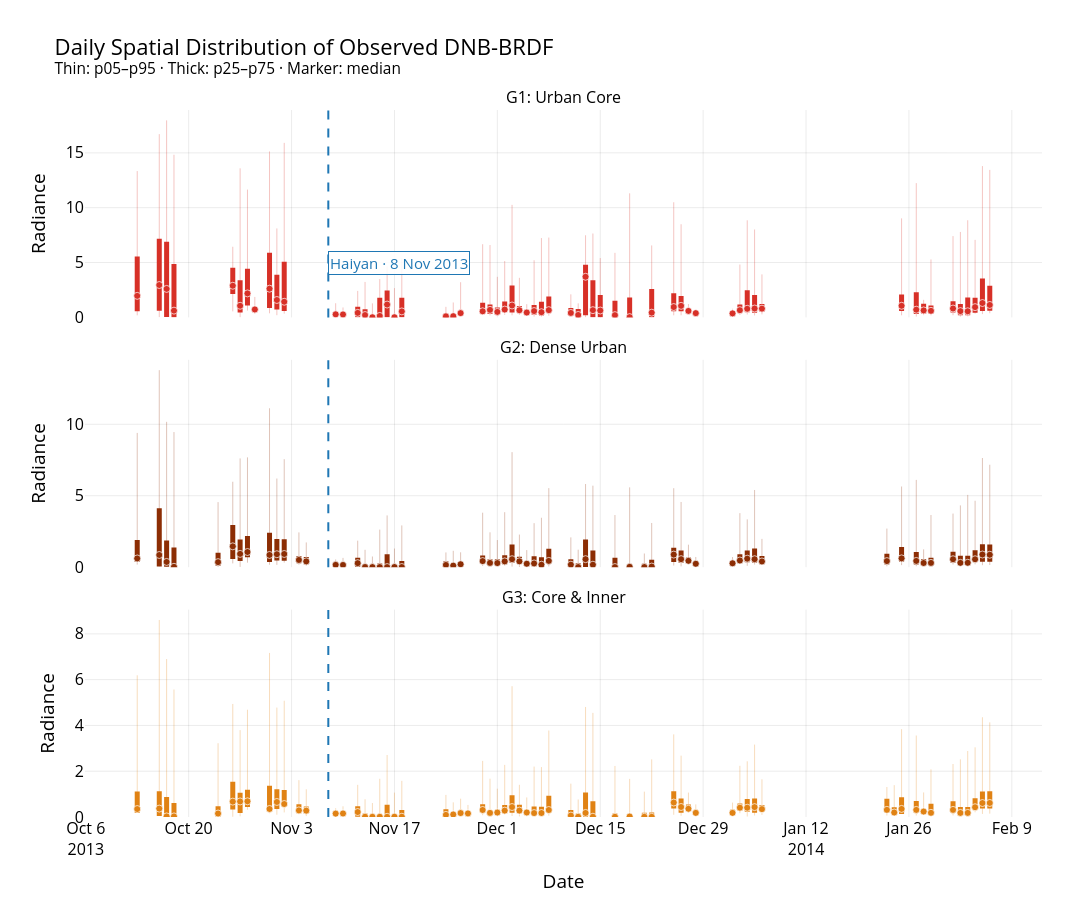

Write notebook code for a chart like this one.
### Code cell
DISTRIBUTION_START = (
    EVENT_DATE - pd.Timedelta(days=30)
)

DISTRIBUTION_END = (
    EVENT_DATE + pd.Timedelta(days=90)
)

fig_percentiles = make_subplots(
    rows=3,
    cols=1,
    shared_xaxes=True,
    vertical_spacing=0.06,
    subplot_titles=[
        (
            f"{GROUP_META[group]['code']}: "
            f"{GROUP_META[group]['label']}"
        )
        for group in GROUP_ORDER
    ],
)

for row, group in enumerate(
    GROUP_ORDER,
    start=1,
):
    meta = GROUP_META[group]

    gdf = event_groups[group][
        (
            event_groups[group]["date"]
            >= DISTRIBUTION_START
        )
        & (
            event_groups[group]["date"]
            <= DISTRIBUTION_END
        )
    ].dropna(subset=[
        "NTL_p05",
        "NTL_p25",
        "NTL_median",
        "NTL_p75",
        "NTL_p95",
    ]).copy()

    # p05–p95 whisker
    fig_percentiles.add_trace(
        go.Scatter(
            x=gdf["date"],
            y=gdf["NTL_median"],
            mode="markers",
            marker=dict(
                size=1,
                color="rgba(0,0,0,0)",
            ),
            error_y=dict(
                type="data",
                symmetric=False,
                array=(
                    gdf["NTL_p95"]
                    - gdf["NTL_median"]
                ).clip(lower=0),
                arrayminus=(
                    gdf["NTL_median"]
                    - gdf["NTL_p05"]
                ).clip(lower=0),
                color=hex_to_rgba(
                    meta["color"],
                    0.28,
                ),
                thickness=1,
                width=0,
            ),
            hoverinfo="skip",
            showlegend=False,
        ),
        row=row,
        col=1,
    )

    # p25–p75 with median marker
    fig_percentiles.add_trace(
        go.Scatter(
            x=gdf["date"],
            y=gdf["NTL_median"],
            mode="markers",
            marker=dict(
                size=7,
                color=meta["color"],
                line=dict(
                    color="white",
                    width=0.7,
                ),
            ),
            error_y=dict(
                type="data",
                symmetric=False,
                array=(
                    gdf["NTL_p75"]
                    - gdf["NTL_median"]
                ).clip(lower=0),
                arrayminus=(
                    gdf["NTL_median"]
                    - gdf["NTL_p25"]
                ).clip(lower=0),
                color=meta["color"],
                thickness=5,
                width=0,
            ),
            customdata=np.column_stack([
                gdf["NTL_p05"],
                gdf["NTL_p25"],
                gdf["NTL_p75"],
                gdf["NTL_p95"],
                gdf["SC_pct"],
            ]),
            hovertemplate=(
                "Date: %{x|%Y-%m-%d}<br>"
                "Median: %{y:.3f}<br>"
                "p25–p75: "
                "%{customdata[1]:.3f}–"
                "%{customdata[2]:.3f}<br>"
                "p05–p95: "
                "%{customdata[0]:.3f}–"
                "%{customdata[3]:.3f}<br>"
                "SC: %{customdata[4]:.1f}%"
                "<extra></extra>"
            ),
            name=meta["code"],
            showlegend=False,
        ),
        row=row,
        col=1,
    )

    add_haiyan_marker(
        fig_percentiles,
        row=row,
        col=1,
        annotation=(row == 1),
    )

    fig_percentiles.update_yaxes(
        title_text="Radiance",
        rangemode="tozero",
        row=row,
        col=1,
    )

fig_percentiles.update_layout(
    title=(
        "Daily Spatial Distribution of Observed DNB-BRDF"
        "<br><sup>"
        "Thin: p05–p95 · Thick: p25–p75 · "
        "Marker: median"
        "</sup>"
    )
)

fig_percentiles.update_xaxes(
    title_text="Date",
    row=3,
    col=1,
)


apply_figure_style(
    fig_percentiles,
    width=1300,
    height=900,
    top=110,
)

# fig_percentiles.update_yaxes(type="log")

fig_percentiles.show()

export_figure(
    fig_percentiles,
    OUTPUT_SUPP_FIG_DIR
    / "fig_02_haiyan_daily_spatial_percentiles_g1_g3",
)
